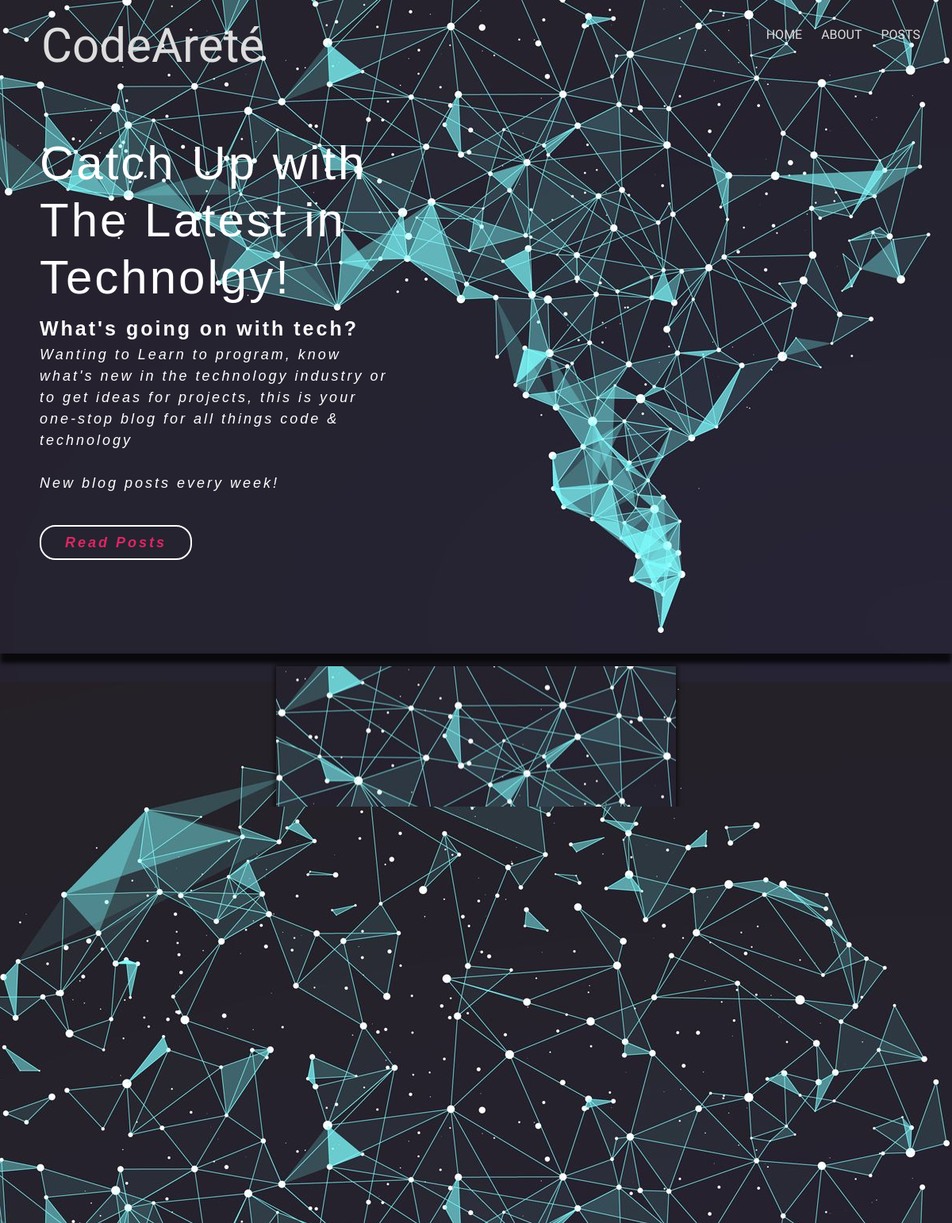
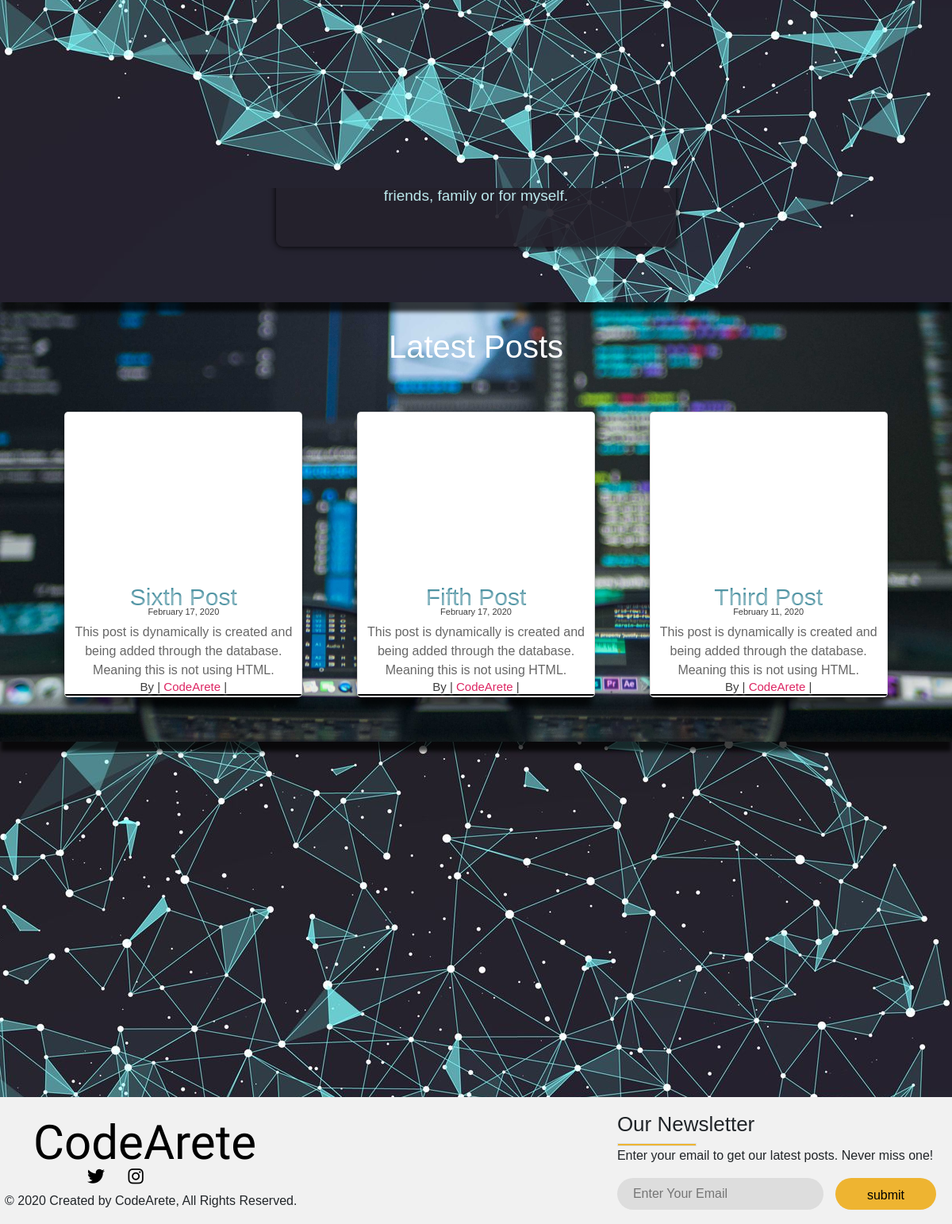
The page / on the database its author committed (2 pictures, top to bottom).
### blog/models.py (models this page shows, shortened)
class POST(models.Model):
    id = models.AutoField(primary_key=True)
    title = models.CharField(max_length=200)
    summary = models.TextField()
    content = models.TextField()
    Photo = models.ImageField(upload_to='images/', blank=True)
    date_posted = models.DateTimeField(default=timezone.now)
    author = models.ForeignKey(User, on_delete=models.CASCADE)
    class Meta:
        verbose_name = "post"
        verbose_name_plural = "posts"
        ordering = ['-date_posted']

### blog/views.py (the view)
# urls.py: 2. Add a URL to urlpatterns:  path('', views.home, name='home')
def home(request):
    posts = POST.objects.all()[:3]
    context = {
        'post': posts
    }
    return render(request, 'blog/home.html', context)

### blog/templates/blog/home.html (shortened to what this page needs)
{% extends 'blog/base.html' %}
{% load static %}
{% block content %}
<div class="banner">
        <video width="1920" height="1080" id=videoBG autoplay loop muted>
                <source src="{% static 'blog/img/AI.mp4' %}" type="video/mp4">
            </video>
        <div class="container">
            <div class="banner-content">
                <h1>Catch Up with The Latest in Technolgy!</h1>
                <span><strong>What's going on with tech?</strong></span>
                <p>Wanting to Learn to program, know what's new in the technology industry or to get ideas for projects, this is your one-stop blog for all things code & technology <br><br>New blog posts every week! </p>
                <strong><span><a href="{% url 'blog-posts' %}" class="btn-one">Read Posts</a></span></strong>
            </div>
        </div>
    </div>
    <div class="grid">
        <div id="box" class="box box1"></div>
        <div id="box2" class="box box2">
            <h4>Follow Me On Social Media</h4>
            <a href="#">
                <img class="social" src="{% static 'blog/img/—Pngtree—instagram logo social media instagram_3572487.png' %}">
            </a>
            <a href="#">
            <img class="social" src="{% static 'blog/img/—Pngtree—twitter icon logo_3560527.png' %}">
            </a>
        </div>
        <div id="boxCenter" class="box boxCenter">
            <h1 class="text-center heading">ἀρετή</h1>
            <p class="text-center heading">"Ones Own Excellence of Character"</p>
        </div>
        <div id="box3" class="box box3">CodeArete is run by a Web/Software developer student for the purposes of documenting real coding projects that I’m currently undergoing and the issues I’ve run into with learning various frameworks, languages or just specific Computer Science concepts This isn’t run by a 4 year CS Grad student, but a person who has been self-taught for a year and a half. I still have so much to learn and this is to record my journey while also sharing relevant information for others wishing to go this route. This website is currently WIP and will have different content added through the months as I further my advancements as a programmer. A portfolio section will be added in the future to showcase previous projects I’ve done, either from clients, friends, family or for myself.   </div>
        <div id="box4" class="box box4">
            <h3>Sign Up Now</h3>
            <p>Sign up to never miss a post!</p>
            <div class="form-group">
                <label for="signUpEmail">Email Address</label>
                <input type="email" class="form-control" id="newsletterEmail" aria-describedby="emailHelp" placeholder="Enter Email">
                <small id="emailHelp" class="form-text text-muted">We'll never share your email with anyone.</small>
                <button type="button" class="btn btn-primary">Sign Up!</button>
            </div>
        </div>
    </div>
    <div class="posts">
        <div class="container">
            <div class="small-heading">
                <h1>Latest Posts</h1>
            </div>
            <div class="row">
                {% for posts in post %}
                    <div class="col posts-padding">
                        <div class="card transition">
                            <h2 class="datetime">{{ posts.date_posted|date:"F d, Y" }}</h2>
                            <h2 class="author"><span>By | </span>{{ posts.author|capfirst }} <span>|</span></h2>
                            <h2 class="transition">{{ posts.title }}</h2>
                            <p>{{ posts.summary }}</p>
                            <div class="card_circle transition"></div>
                        </div>
                    </div>
                {% endfor %}
            </div>
            <br>
        </div>
    </div>
    <br>
    <br>
{% endblock %}

### rows shown on the page
POST: date_posted "February 17, 2020", author "CodeArete", summary "This post is dynamically is created and being added through the database. Meaning this is not using HTML."
POST: date_posted "February 17, 2020", author "CodeArete", summary "This post is dynamically is created and being added through the database. Meaning this is not using HTML."
POST: date_posted "February 11, 2020", author "CodeArete", summary "This post is dynamically is created and being added through the database. Meaning this is not using HTML."
